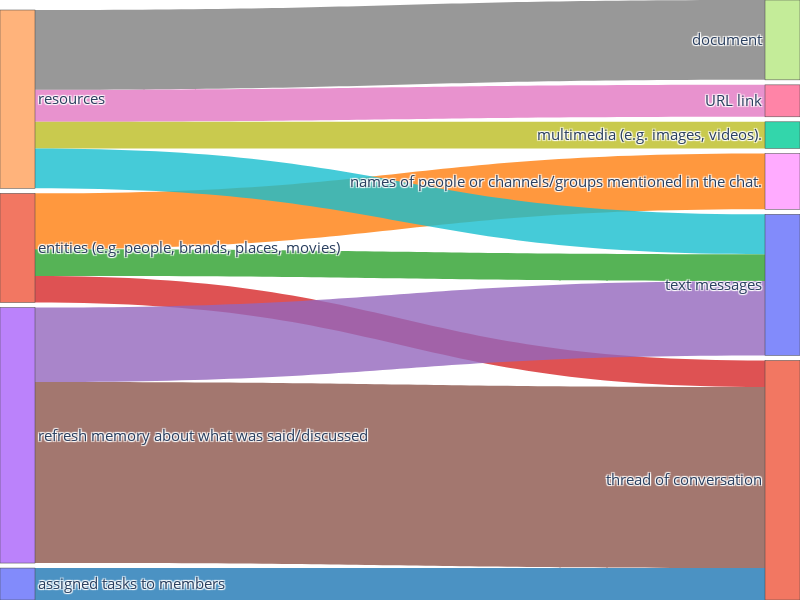

The cell this chart's notebook holds for it:
### Code cell
import pandas as pd
import plotly.graph_objects as go

# Load your data
df = pd.read_csv('diary_entries.csv')

# Specify the relevant columns
search_intent_column = 'What was your search intent when issuing this query to search your historical chat?'
chat_object_column = 'What chat objects satisfied your search intents when you used the search function?'

lower_values = []
lower_values2 = []

for i in df[search_intent_column]:
    lower_values.append(i.lower())

df.loc[:, search_intent_column] = lower_values

for i in df[chat_object_column]:
    if i == "URL link":
        lower_values2.append("URL link")
    else:
        lower_values2.append(i.lower())
    

df.loc[:, chat_object_column] = lower_values2

df.head()

# Aggregate the data
agg_df = df.groupby([search_intent_column, chat_object_column]).size().reset_index(name='Count')

# Create lists for source, target and value
source = []
target = []
value = []

# Create mappings for nodes
label_list = pd.concat([agg_df[search_intent_column], agg_df[chat_object_column]]).unique()
label_dict = {label: i for i, label in enumerate(label_list)}

# Populate source, target, and value lists
for index, row in agg_df.iterrows():
    if row['Count'] <10:
        continue
    source.append(label_dict[row[search_intent_column]])
    target.append(label_dict[row[chat_object_column]])
    value.append(row['Count'])



# Generate colors for the nodes
colors = ['#'+format(i, '06x') for i in range(len(label_list))]

# Create Sankey diagram with different colors
fig = go.Figure(data=[go.Sankey(
    node=dict(
        pad=5,
        thickness=35,
        label=label_list
    ),
    link=dict(
        source=source,
        target=target,
        value=value,
        color=['rgba(31, 119, 180, 0.8)', 'rgba(255, 127, 14, 0.8)', 'rgba(44, 160, 44, 0.8)', 
               'rgba(214, 39, 40, 0.8)', 'rgba(148, 103, 189, 0.8)', 'rgba(140, 86, 75, 0.8)', 
               'rgba(227, 119, 194, 0.8)', 'rgba(127, 127, 127, 0.8)', 'rgba(188, 189, 34, 0.8)', 
               'rgba(23, 190, 207, 0.8)'] * (len(value) // 10 + 1)  # Set link colors, repeating pattern if necessary
    )
)])

fig.update_layout(title_text="", font_size=15, width=800, height=600, margin=dict(l=0, r=0, t=0, b=0), plot_bgcolor='rgba(256,256,256,256)')
fig.show()

### Figure 1 — Plotly figure (JSON) as saved in the notebook; plotly's stock layout.template omitted (floating-point values rounded to 4 significant figures)
{"data": [{"link": {"color": ["rgba(31, 119, 180, 0.8)", "rgba(255, 127, 14, 0.8)", "rgba(44, 160, 44, 0.8)", "rgba(214, 39, 40, 0.8)", "rgba(148, 103, 189, 0.8)", "rgba(140, 86, 75, 0.8)", "rgba(227, 119, 194, 0.8)", "rgba(127, 127, 127, 0.8)", "rgba(188, 189, 34, 0.8)", "rgba(23, 190, 207, 0.8)", "rgba(31, 119, 180, 0.8)", "rgba(255, 127, 14, 0.8)", "rgba(44, 160, 44, 0.8)", "rgba(214, 39, 40, 0.8)", "rgba(148, 103, 189, 0.8)", "rgba(140, 86, 75, 0.8)", "rgba(227, 119, 194, 0.8)", "rgba(127, 127, 127, 0.8)", "rgba(188, 189, 34, 0.8)", "rgba(23, 190, 207, 0.8)"], "source": [0, 1, 1, 1, 3, 3, 4, 4, 4, 4], "target": [11, 8, 10, 11, 10, 11, 6, 7, 12, 10], "value": [12, 21, 10, 10, 28, 68, 12, 30, 10, 15]}, "node": {"label": ["assigned tasks to members", "entities (e.g. people, brands, places, movies)", "question-answering", "refresh memory about what was said/discussed", "resources", "work / social announcements", "URL link", "document", "names of people or channels/groups mentioned in the chat.", "specific keywords or phrases mentioned in the chat.", "text messages", "thread of conversation", "multimedia (e.g. images, videos).", "nothing relevant. then searched for meeting name, dropped date"], "pad": 5, "thickness": 35}, "type": "sankey"}], "layout": {"font": {"size": 15}, "height": 600, "margin": {"b": 0, "l": 0, "r": 0, "t": 0}, "plot_bgcolor": "rgba(256,256,256,256)", "title": {"text": ""}, "width": 800}}
